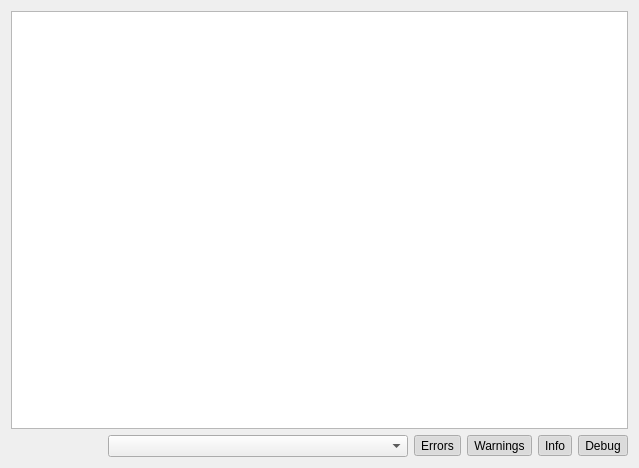
<?xml version="1.0" encoding="UTF-8"?>
<ui version="4.0">
 <class>logView</class>
 <widget class="QWidget" name="logView">
  <property name="geometry">
   <rect>
    <x>0</x>
    <y>0</y>
    <width>639</width>
    <height>468</height>
   </rect>
  </property>
  <property name="windowTitle">
   <string>Form</string>
  </property>
  <layout class="QVBoxLayout" name="verticalLayout">
   <item>
    <widget class="QListView" name="logListView">
     <property name="selectionMode">
      <enum>QAbstractItemView::ContiguousSelection</enum>
     </property>
    </widget>
   </item>
   <item>
    <layout class="QHBoxLayout" name="horizontalLayout_3">
     <item>
      <spacer name="horizontalSpacer">
       <property name="orientation">
        <enum>Qt::Horizontal</enum>
       </property>
       <property name="sizeHint" stdset="0">
        <size>
         <width>40</width>
         <height>20</height>
        </size>
       </property>
      </spacer>
     </item>
     <item>
      <widget class="QComboBox" name="moduleNamesBox">
       <property name="minimumSize">
        <size>
         <width>300</width>
         <height>0</height>
        </size>
       </property>
      </widget>
     </item>
     <item>
      <widget class="QToolButton" name="errorsButton">
       <property name="text">
        <string>Errors</string>
       </property>
       <property name="icon">
        <iconset>
         <normaloff>icons/dialog-error-7.png</normaloff>icons/dialog-error-7.png</iconset>
       </property>
       <property name="iconSize">
        <size>
         <width>24</width>
         <height>24</height>
        </size>
       </property>
       <property name="checkable">
        <bool>true</bool>
       </property>
       <property name="checked">
        <bool>true</bool>
       </property>
       <property name="toolButtonStyle">
        <enum>Qt::ToolButtonTextBesideIcon</enum>
       </property>
       <property name="autoRaise">
        <bool>true</bool>
       </property>
      </widget>
     </item>
     <item>
      <widget class="QToolButton" name="warningsButton">
       <property name="text">
        <string>Warnings</string>
       </property>
       <property name="icon">
        <iconset>
         <normaloff>:/mcedit/icons/dialog-warning-4.png</normaloff>:/mcedit/icons/dialog-warning-4.png</iconset>
       </property>
       <property name="iconSize">
        <size>
         <width>24</width>
         <height>24</height>
        </size>
       </property>
       <property name="checkable">
        <bool>true</bool>
       </property>
       <property name="checked">
        <bool>true</bool>
       </property>
       <property name="toolButtonStyle">
        <enum>Qt::ToolButtonTextBesideIcon</enum>
       </property>
       <property name="autoRaise">
        <bool>true</bool>
       </property>
      </widget>
     </item>
     <item>
      <widget class="QToolButton" name="infosButton">
       <property name="text">
        <string>Info</string>
       </property>
       <property name="icon">
        <iconset>
         <normaloff>:/mcedit/icons/dialog-information-3.png</normaloff>:/mcedit/icons/dialog-information-3.png</iconset>
       </property>
       <property name="iconSize">
        <size>
         <width>24</width>
         <height>24</height>
        </size>
       </property>
       <property name="checkable">
        <bool>true</bool>
       </property>
       <property name="checked">
        <bool>true</bool>
       </property>
       <property name="toolButtonStyle">
        <enum>Qt::ToolButtonTextBesideIcon</enum>
       </property>
       <property name="autoRaise">
        <bool>true</bool>
       </property>
      </widget>
     </item>
     <item>
      <widget class="QToolButton" name="debugsButton">
       <property name="text">
        <string>Debug</string>
       </property>
       <property name="icon">
        <iconset>
         <normaloff>:/mcedit/icons/dialog-warning-2.png</normaloff>:/mcedit/icons/dialog-warning-2.png</iconset>
       </property>
       <property name="iconSize">
        <size>
         <width>24</width>
         <height>24</height>
        </size>
       </property>
       <property name="checkable">
        <bool>true</bool>
       </property>
       <property name="checked">
        <bool>true</bool>
       </property>
       <property name="toolButtonStyle">
        <enum>Qt::ToolButtonTextBesideIcon</enum>
       </property>
       <property name="autoRaise">
        <bool>true</bool>
       </property>
      </widget>
     </item>
    </layout>
   </item>
  </layout>
  <action name="actionShowErrorsToggle">
   <property name="checkable">
    <bool>true</bool>
   </property>
   <property name="text">
    <string>ShowErrorsToggle</string>
   </property>
   <property name="toolTip">
    <string>Show Errors</string>
   </property>
  </action>
 </widget>
 <resources>
  <include location="mcedit2.qrc"/>
 </resources>
 <connections/>
</ui>
